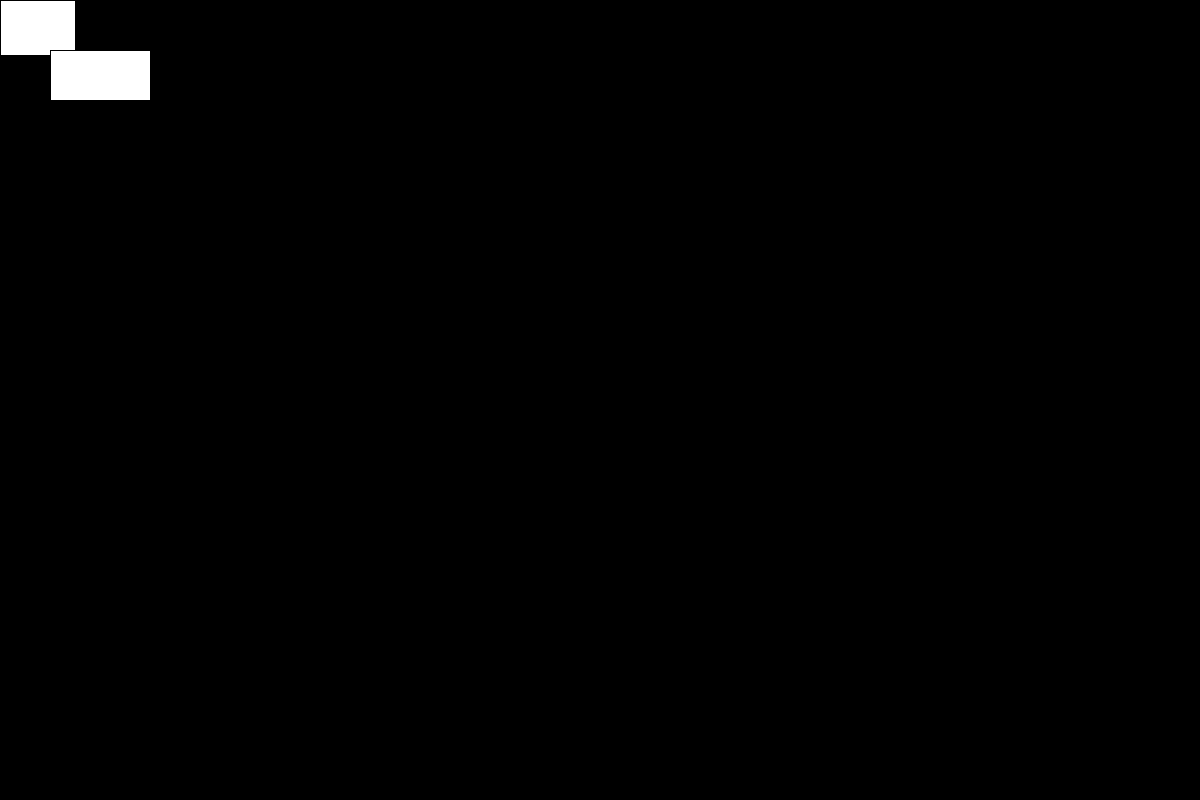
Frame 1 (no input)
Frame 60 (the mouse pressed at the canvas centre just before this capture): identical to frame 1, image omitted
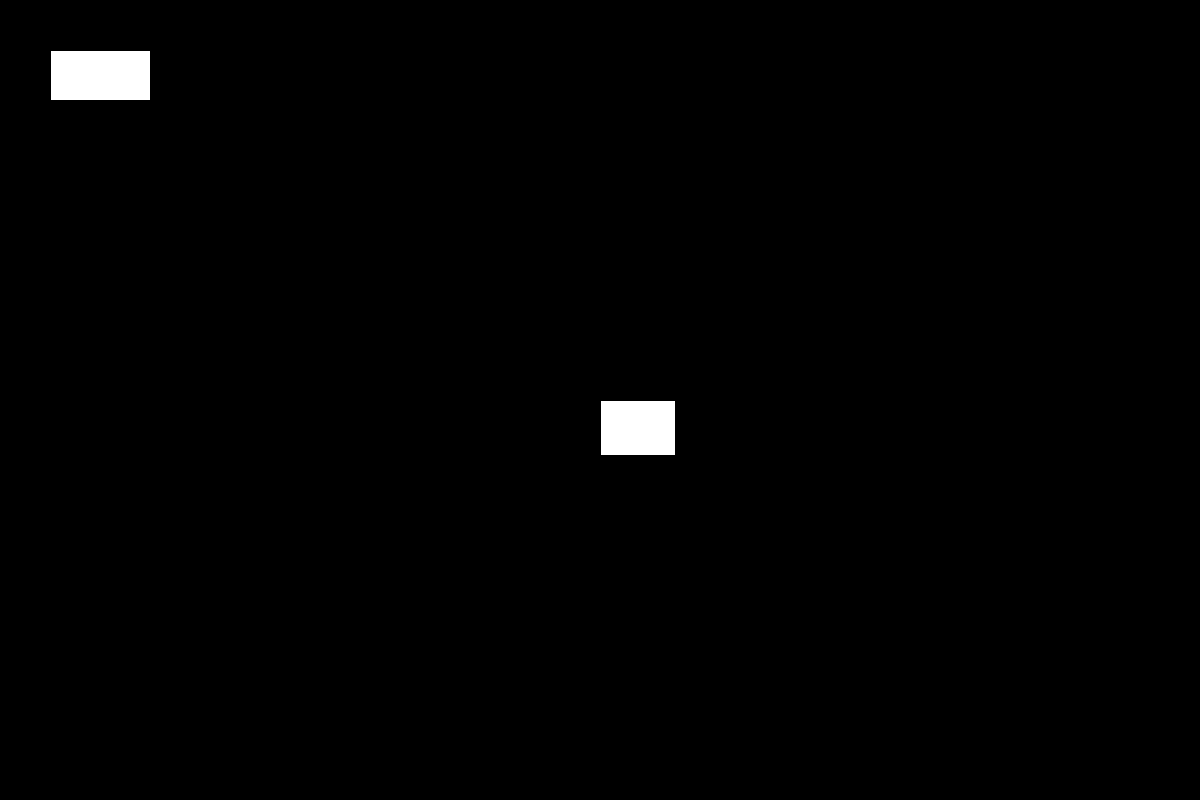
Frame 120 (the mouse held since frame 60 and released just before this capture)

The Processing sketch that drew these frames (run headless with seeded random() and noise(); from frame 60 on, the mouse is pressed at the canvas centre):

// Processing sketch: sketch_190528c
// ── sketch_190528c.pde
void setup() {
 size(1200,800);
 background(0,0,0);
}

void draw(){
 background(0);
 rect(mouseX, mouseY, 75, 55);
 
 translate (50,50);
 rect(0,0,100,50);
}
